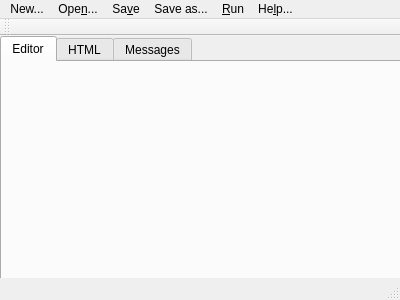
<?xml version="1.0" encoding="UTF-8"?>
<ui version="4.0">
 <class>MainWindow</class>
 <widget class="QMainWindow" name="MainWindow">
  <property name="geometry">
   <rect>
    <x>0</x>
    <y>0</y>
    <width>400</width>
    <height>300</height>
   </rect>
  </property>
  <property name="windowTitle">
   <string>MainWindow</string>
  </property>
  <widget class="QWidget" name="centralWidget">
   <widget class="QTabWidget" name="tabWidget">
    <property name="geometry">
     <rect>
      <x>0</x>
      <y>0</y>
      <width>401</width>
      <height>261</height>
     </rect>
    </property>
    <property name="currentIndex">
     <number>0</number>
    </property>
    <widget class="QWidget" name="editTab">
     <attribute name="title">
      <string>Editor</string>
     </attribute>
    </widget>
    <widget class="QWidget" name="htmlTab">
     <attribute name="title">
      <string>HTML</string>
     </attribute>
    </widget>
    <widget class="QWidget" name="messagesTab">
     <attribute name="title">
      <string>Messages</string>
     </attribute>
    </widget>
   </widget>
  </widget>
  <widget class="QMenuBar" name="menuBar">
   <property name="geometry">
    <rect>
     <x>0</x>
     <y>0</y>
     <width>400</width>
     <height>22</height>
    </rect>
   </property>
   <widget class="QMenu" name="menuOpen">
    <property name="title">
     <string>Ope&amp;n...</string>
    </property>
   </widget>
   <widget class="QMenu" name="menuSave">
    <property name="title">
     <string>Sa&amp;ve</string>
    </property>
   </widget>
   <widget class="QMenu" name="menuSave_as">
    <property name="title">
     <string>Save as...</string>
    </property>
   </widget>
   <widget class="QMenu" name="menuNew">
    <property name="title">
     <string>New...</string>
    </property>
   </widget>
   <widget class="QMenu" name="menuRun">
    <property name="title">
     <string>&amp;Run</string>
    </property>
   </widget>
   <widget class="QMenu" name="menuHelp">
    <property name="title">
     <string>He&amp;lp...</string>
    </property>
   </widget>
   <addaction name="menuNew"/>
   <addaction name="menuOpen"/>
   <addaction name="menuSave"/>
   <addaction name="menuSave_as"/>
   <addaction name="menuRun"/>
   <addaction name="menuHelp"/>
  </widget>
  <widget class="QToolBar" name="mainToolBar">
   <attribute name="toolBarArea">
    <enum>TopToolBarArea</enum>
   </attribute>
   <attribute name="toolBarBreak">
    <bool>false</bool>
   </attribute>
  </widget>
  <widget class="QStatusBar" name="statusBar"/>
  <action name="actionNew">
   <property name="text">
    <string>New...</string>
   </property>
   <property name="toolTip">
    <string>Create a new file</string>
   </property>
  </action>
 </widget>
 <layoutdefault spacing="6" margin="11"/>
 <resources/>
 <connections/>
</ui>
